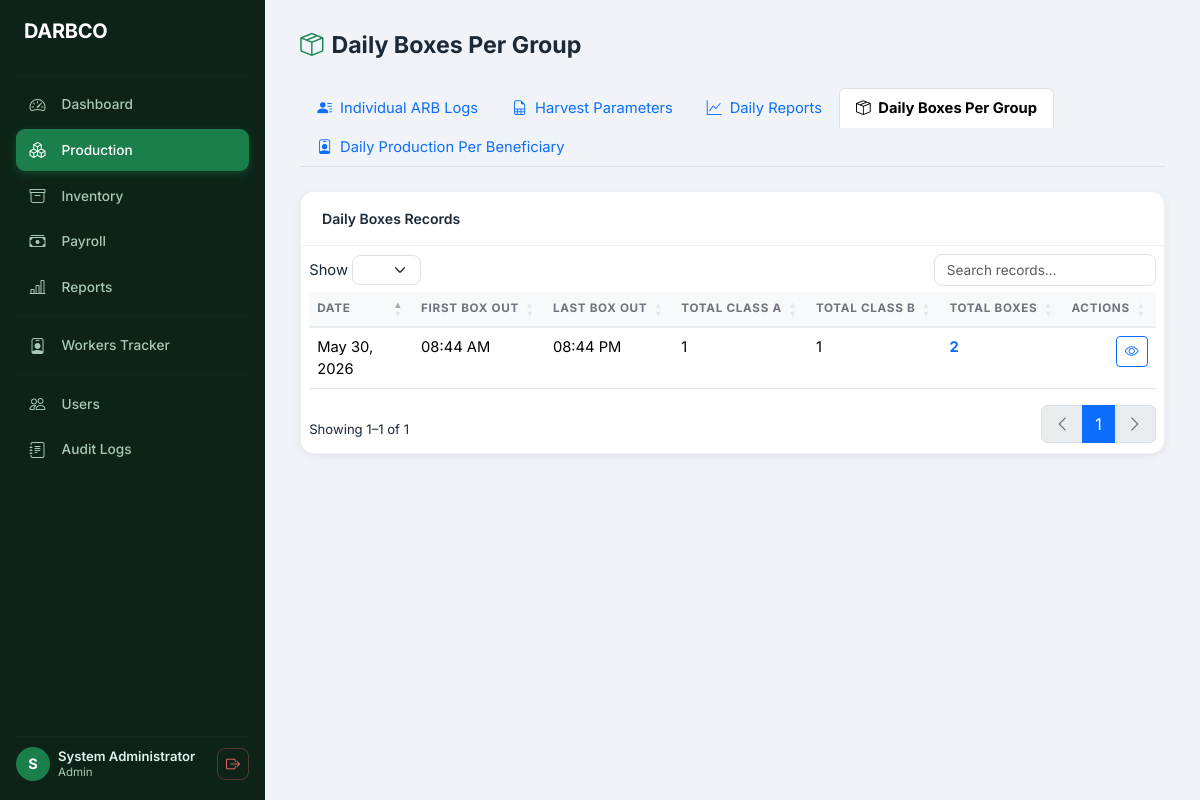
Screenshot of /index.php?page=production&tab=daily_boxes_per_group (signed in) with the database file from the repository.
### tables this page shows
CREATE TABLE `daily_boxes` (
  `id` int NOT NULL AUTO_INCREMENT,
  `packing_date` date NOT NULL,
  `first_box_out` time DEFAULT NULL,
  `last_box_out` time DEFAULT NULL,
  `recorded_by` int unsigned NOT NULL,
  `created_at` timestamp NULL DEFAULT CURRENT_TIMESTAMP,
  PRIMARY KEY (`id`),
  KEY `recorded_by` (`recorded_by`),
  CONSTRAINT `daily_boxes_ibfk_1` FOREIGN KEY (`recorded_by`) REFERENCES `users` (`user_id`) ON DELETE CASCADE
);

### config/db.php (called while the page is built, shortened)
<?php
class Database
{
    private static ?PDO $instance = null;
    public static function getInstance(): PDO
    {
        if (self::$instance === null) {
            $env = [];
            $host    = $env['DB_HOST']    ?? 'localhost';
            $port    = $env['DB_PORT']    ?? '3306';
            $dbname  = $env['DB_NAME']    ?? 'darbco_system';
            $user    = $env['DB_USER']    ?? 'root';
            $pass    = $env['DB_PASS']    ?? '123456789';
            $charset = $env['DB_CHARSET'] ?? 'utf8mb4';
            $dsn = sprintf(
                'mysql:host=%s;port=%s;dbname=%s;charset=%s',
                $host,
                $port,
                $dbname,
                $charset
            );
            $options = [
                PDO::ATTR_ERRMODE            => PDO::ERRMODE_EXCEPTION,
                PDO::ATTR_DEFAULT_FETCH_MODE => PDO::FETCH_ASSOC,
                PDO::ATTR_EMULATE_PREPARES   => false,
                PDO::ATTR_PERSISTENT         => false,
                PDO::MYSQL_ATTR_INIT_COMMAND => "SET NAMES {$charset} COLLATE {$charset}_unicode_ci",
            ];
            try {
                self::$instance = new PDO($dsn, $user, $pass, $options);
            } catch (PDOException $e) {
                error_log('[DARBCO DB ERROR] ' . $e->getMessage());
                throw new RuntimeException(
                    'Database connection failed. Please contact the system administrator.',
                    (int) $e->getCode(),
                    $e
                );
            }
        }
        return self::$instance;
    }
}

### models/DailyBox.php (called while the page is built, shortened)
<?php
require_once __DIR__ . '/../config/db.php';
class DailyBox
{
    private PDO $db;
    public function __construct()
    {
        $this->db = Database::getInstance();
    }
    public function getAll(): array
    {
        $sql = "
            SELECT
                db.id,
                db.packing_date,
                db.first_box_out,
                db.last_box_out,
                db.created_at,
                (SELECT SUM(tally + adj) FROM daily_boxes_items WHERE daily_box_id = db.id AND class = 'A') as total_class_a,
                (SELECT SUM(tally + adj) FROM daily_boxes_items WHERE daily_box_id = db.id AND class = 'B') as total_class_b,
                (SELECT SUM(tally + adj) FROM daily_boxes_items WHERE daily_box_id = db.id) as total_boxes
            FROM daily_boxes db
            ORDER BY db.created_at DESC
        ";
        $stmt = $this->db->query($sql);
        return $stmt->fetchAll();
    }
}

### views/production/daily_boxes_per_group.php (the view, shortened to what this page needs)
<?php
require_once VIEW_PATH . 'layout/header.php';
?>
<div class="app-shell">
<?php require_once VIEW_PATH . 'layout/sidebar.php'; ?>
<main class="main-content">
    <div class="page-header">
        <div>
            <h1><i class="bi bi-box-seam me-2 text-success"></i>Daily Boxes Per Group</h1>
        </div>
    </div>
    <ul class="nav nav-tabs mb-4">
        <li class="nav-item">
            <a class="nav-link <?= !isset($_GET['tab']) || $_GET['tab'] === 'daily_log' ? 'active fw-bold' : '' ?>" href="index.php?page=production&tab=daily_log">
                <i class="bi bi-person-lines-fill me-1"></i> Individual ARB Logs
            </a>
        </li>
        <li class="nav-item">
            <a class="nav-link <?= isset($_GET['tab']) && $_GET['tab'] === 'harvest_parameters' ? 'active fw-bold' : '' ?>" href="index.php?page=production&tab=harvest_parameters">
                <i class="bi bi-file-earmark-spreadsheet me-1"></i> Harvest Parameters
            </a>
        </li>
        <li class="nav-item">
            <a class="nav-link <?= isset($_GET['tab']) && $_GET['tab'] === 'daily_reports' ? 'active fw-bold' : '' ?>" href="index.php?page=production&tab=daily_reports">
                <i class="bi bi-graph-up me-1"></i> Daily Reports
            </a>
        </li>
        <li class="nav-item">
            <a class="nav-link <?= isset($_GET['tab']) && $_GET['tab'] === 'daily_boxes_per_group' ? 'active fw-bold' : '' ?>" href="index.php?page=production&tab=daily_boxes_per_group">
                <i class="bi bi-box-seam me-1"></i> Daily Boxes Per Group
            </a>
        </li>
        <li class="nav-item">
            <a class="nav-link <?= isset($_GET['tab']) && $_GET['tab'] === 'daily_production_per_beneficiary' ? 'active fw-bold' : '' ?>" href="index.php?page=production&tab=daily_production_per_beneficiary">
                <i class="bi bi-person-badge me-1"></i> Daily Production Per Beneficiary
            </a>
        </li>
    </ul>
    <div class="table-card mb-4">
        <div class="card-header">Daily Boxes Records</div>
        <div class="table-responsive p-2">
            <table class="table table-hover darbco-table w-100">
                <thead>
                    <tr>
                        <th>Date</th>
                        <th>First Box Out</th>
                        <th>Last Box Out</th>
                        <th>Total Class A</th>
                        <th>Total Class B</th>
                        <th>Total Boxes</th>
                        <th class="text-end">Actions</th>
                    </tr>
                </thead>
                <tbody>
                    <?php if (!empty($dbRecords)): ?>
                        <?php foreach ($dbRecords as $record): ?>
                            <tr>
                                <td><?= date('M d, Y', strtotime($record['packing_date'])) ?></td>
                                <td><?= $record['first_box_out'] ? date('h:i A', strtotime($record['first_box_out'])) : '-' ?></td>
                                <td><?= $record['last_box_out'] ? date('h:i A', strtotime($record['last_box_out'])) : '-' ?></td>
                                <td><?= number_format((float) $record['total_class_a'], 0) ?></td>
                                <td><?= number_format((float) $record['total_class_b'], 0) ?></td>
                                <td><strong class="text-primary"><?= number_format((float) $record['total_boxes'], 0) ?></strong></td>
                                <td class="text-end">
                                    <button class="btn btn-sm btn-outline-primary view-db-record" data-id="<?= $record['id'] ?>" title="View"><i class="bi bi-eye"></i></button>
                                </td>
                            </tr>
                        <?php endforeach; ?>
                    <?php endif; ?>
                </tbody>
            </table>
        </div>
    </div>
</main>
</div>
<?php require_once VIEW_PATH . 'layout/footer.php'; ?>

### assets/css/main.css (style rules this page uses)
:root { --darbco-green: #1a7f4b; --darbco-green-dark: #145c36; --darbco-green-800: #0f4529; --darbco-green-light: #e8f5ee; --darbco-yellow: #f5a623; --darbco-yellow-bg: #fff8ec; --sidebar-width: 265px; --sidebar-bg: #0d2318; --sidebar-text: #a8c9b8; --sidebar-active-bg: #1a7f4b; --sidebar-hover-bg: #162e1f; --topbar-h: 52px; --card-radius: 14px; --shadow-sm: 0 2px 8px rgba(0,0,0,.07); --shadow-md: 0 6px 24px rgba(0,0,0,.11); --transition: .2s ease; }
*, *::before, *::after { box-sizing: border-box; }
body { font-family: 'Inter', system-ui, sans-serif; background: #f0f3f7; color: #1c2a38; margin: 0; font-size: .92rem; }
.app-shell { display: flex; min-height: 100vh; }
.main-content { margin-left: var(--sidebar-width); flex: 1; padding: 2rem 2.2rem; min-height: 100vh; }
.page-header { display: flex; align-items: flex-start; justify-content: space-between; flex-wrap: wrap; gap: .75rem; margin-bottom: 1.75rem; }
.page-header h1 { font-size: 1.45rem; font-weight: 700; margin: 0; line-height: 1.2; }
.card-header { background: #fff; border-bottom: 1px solid rgba(0,0,0,.07); padding: .9rem 1.3rem; font-weight: 600; font-size: .88rem; }
.table-card { background: #fff; border-radius: var(--card-radius); box-shadow: var(--shadow-sm); overflow: hidden; border: 1px solid rgba(0,0,0,.06); }
.table-card .card-header { background: #fff; border-bottom: 1px solid #eef0f3; padding: 1rem 1.3rem; font-weight: 600; }
table.table thead th { background: #f8f9fb; font-size: .73rem; font-weight: 700; text-transform: uppercase; letter-spacing: .06em; color: #6c757d; border-bottom: 2px solid #e9ecef !important; white-space: nowrap; }

### rows the page displays
daily_boxes: packing_date "May 30, 2026", first_box_out "08:44 AM", last_box_out "08:44 PM", total_class_a "1", total_class_b "1", total_boxes "2"

### other values shown
substr($_SESSION[SESS_FULL_NAME] ?? 'U', 0, 1) "S"
$_SESSION[SESS_FULL_NAME] "System Administrator"
str_replace('_', ' ', $role) "Admin"
